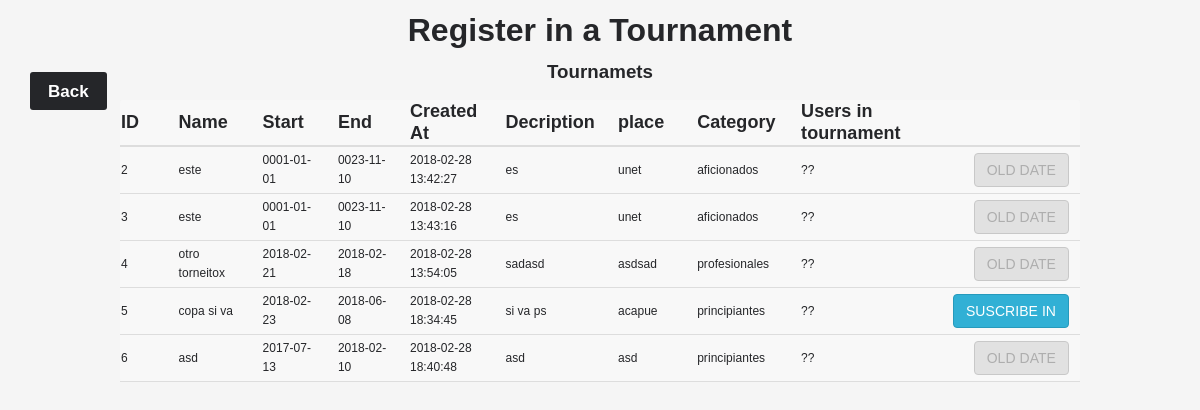
Screenshot of /userTRegister.php (signed in) with the database file from the repository.
### tables this page shows
CREATE TABLE `place` (
  `id` bigint(20) NOT NULL,
  `name` varchar(255) NOT NULL,
  `category` varchar(64) NOT NULL,
  `start` varchar(255) NOT NULL,
  `end` varchar(255) NOT NULL,
  `created_at` timestamp NULL DEFAULT CURRENT_TIMESTAMP,
  `description` text NOT NULL,
  `place` varchar(255) NOT NULL
);

### Controllers/Db.php (called while the page is built, shortened)
<?php
  class Db {
    private $dbName;
    private $host;
    private $user;
    private $password;
    private $conn = false;
    public function __construct ($config) {
      $this->dbName  = $config['dbName'];
      $this->password = $config['password'];
      $this->user = $config['user'];
      $this->host = $config['host'];
    }
    public function connect () {
      try  {
        $this->conn = new PDO("mysql:host=$this->host;dbname=$this->dbName", $this->user, $this->password);
        return true;
      } catch (PDOException $err) {
        $this->conn = false;
        echo "Error on db module, connect method: $err";
        var_dump($err);
        return false;
      }
    }
    public function getTournaments () {
      $sql = 'SELECT * FROM place';
      $query = $this->conn->prepare($sql);
      $query->execute();
      $result = $query->fetchAll();
      $places = [];
      foreach( $result as $row ) {
        array_push($places, $row);
      }
      return $places;
    }
  };
?>

### Views/userTRegister.html.php (the view)
<h1>Register in a Tournament</h1>
<a class='btn-back anim-in' href="dashboard.php">Back</a>
    <table>
    <h3>Tournamets</h3>
    <thead>
      <tr>
        <th>ID</th>
        <th>Name</th>
        <th>Start</th>
        <th>End</th>
        <th>Created At</th>
        <th>Decription</th>
        <th>place</th>
        <th>Category</th>
        <th>Users in tournament</th>
        <th>&nbsp;</th>
      </tr>
    </thead>
    <tbody>
        <?php
          foreach ($allT as $tournament) {
            $fechaEnd = new DateTime($tournament['end']);
            $fechaNow = new DateTime();
            $difference_in_seconds = $fechaEnd->format('U') - $fechaNow->format('U');
            $band = $difference_in_seconds>=0;
            echo "<tr>";
            echo "<td><span>$tournament[id]</span></td>";
            echo "<td><span>$tournament[name]</span></td>";
            echo "<td><span>$tournament[start]</span></td>";
            echo "<td><span>$tournament[end]</span></td>";
            echo "<td><span>$tournament[created_at]</span></td>";
            echo "<td><span>$tournament[description]</span></td>";
            echo "<td><span>$tournament[place]</span></td>";
            if ($tournament['category'] == 1) echo "<td><span>Principiantes</span></td>";
            if ($tournament['category'] == 2) echo "<td><span>Aficionados</span></td>";
            if ($tournament['category'] == 3) echo "<td><span>Profesionales</span></td>";
            echo "<td><span>??</span></td>";
            echo "<td class='td-btn'>";
            if ($band) echo "<span onClick='register(this)' data-t-id=$tournament[id] class='btn btn-warning'>Suscribe In</span>";
            if (!$band) echo "<span class='disabled btn btn-danger'>OLD DATE</span>";
            echo "</td>";
            echo "</tr>";
          }
        ?>
    </tbody>
  </table>

### assets/css/main.css (style rules this page uses)
.btn { font-weight: bold; cursor: pointer; color: white !important; border-radius: 3px; border-bottom: 2px solid #a25221; text-transform: uppercase; background-color: #f05700; }
tr, td, th { vertical-align: middle; text-align: left; }
td { text-transform: lowercase; }
table td span { word-wrap: break-word !important; max-width: 200px !important; display: inline-block !important; margin: 0px 20px; margin-left: 0px; }
td, th { width: 120px; margin: 0; }
td { border-bottom: 1px solid #ddd; margin-bottom: 10px; }
.btn { display: inline-block; padding: 6px 12px; margin-bottom: 0; font-size: 14px; font-weight: 400; line-height: 1.42857143; text-align: center; white-space: nowrap; vertical-align: middle; -ms-touch-action: manipulation; touch-action: manipulation; cursor: pointer; -webkit-user-select: none; -moz-user-select: none; -ms-user-select: none; user-select: none; background-image: none; border: 1px solid transparent; border-radius: 4px; }
table tr, table td, table tr { font-size: 12px !important; color: #666 !important; }
tr { padding: 15px; }
.td-btn { width: 230px; text-align: right; }
.td-btn .btn { margin: 5px 10px; }
.btn-danger { color: #fff; background-color: #d9534f; border-color: #d43f3a; }
.btn-warning { color: #fff; background-color: #31b0d5; border-color: #269abc; }
table { background: rgba(255, 255, 255, 0.27); border-radius: 3px; padding: 10px !important; width: 100% !important; max-width: 80% !important; margin: 0 auto; margin-bottom: 20px !important; border-spacing: 0 !important; border-collapse: collapse !important; box-sizing: border-box !important; }
th { text-align: left !important; font-size: 1.5em !important; line-height: 1.2em; border-bottom: 2px solid #ddd !important; font-weight: bold !important; padding-right: 15px; }
table { border-collapse: collapse !important; }
thead { display: table-header-group !important; vertical-align: middle !important; border-color: inherit !important; }

### assets/css/index.css (style rules this page uses)
* { color: #252629; }
.disabled { border: 1px solid #999999 !important; background-color: #cccccc !important; color: #666666 !important; cursor: default !important; opacity: 0.5; }
.btn-back { border-radius: 3px; background: #252629; padding: 0.5em 1em; color: white; margin: 10px 30px; display: block; max-width: 50px; text-decoration: none; text-align: center; font-size: 17px; font-weight: bolder; transition: background-color 0.25s ease; border: 1px solid transparent; position: absolute; left: -20%; }
.anim-in { animation-fill-mode: forwards; animation-duration: 0.45s; animation-delay: 0.10s; animation-name: anim-in-out; animation-timing-function: cubic-bezier(1, 0, 0, 1.25); position: absolute; }

### rows the page displays
place: id "2", name "este", start "0001-01-01", end "0023-11-10", created_at "2018-02-28 13:42:27", description "es", place "unet", category "aficionados", shows "OLD DATE"
place: id "3", name "este", start "0001-01-01", end "0023-11-10", created_at "2018-02-28 13:43:16", description "es", place "unet", category "aficionados", shows "OLD DATE"
place: id "4", name "otro torneitox", start "2018-02-21", end "2018-02-18", created_at "2018-02-28 13:54:05", description "sadasd", place "asdsad", category "profesionales", shows "OLD DATE"
place: id "5", name "copa si va", start "2018-02-23", end "2018-06-08", created_at "2018-02-28 18:34:45", description "si va ps", place "acapue", category "principiantes"
place: id "6", name "asd", start "2017-07-13", end "2018-02-10", created_at "2018-02-28 18:40:48", description "asd", place "asd", category "principiantes", shows "OLD DATE"
